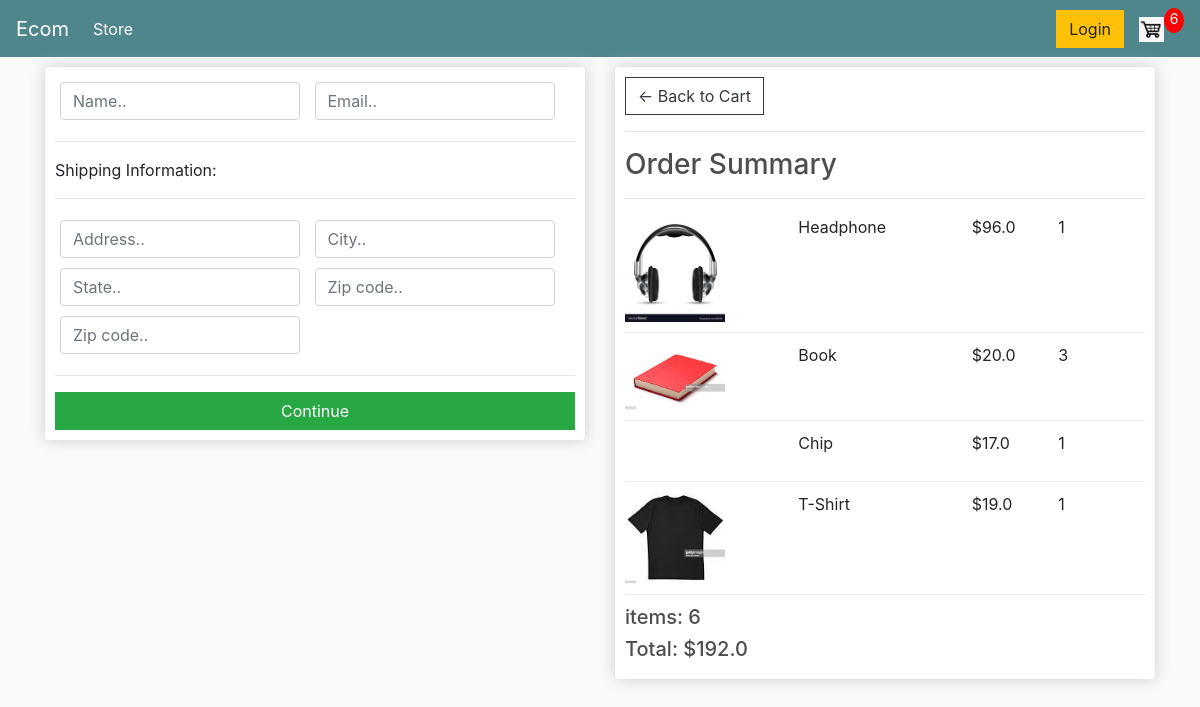
Screenshot of /checkout/ (signed in) with the database file from the repository.
### store/models.py (models this page shows, shortened)
class OrderItem(models.Model):
    product = models.ForeignKey(Product,on_delete=models.SET_NULL,blank=True,null=True)#foreignkey mtlb manytoone reltionship mtlb ak customer many order kr skta
    order = models.ForeignKey(Order,on_delete=models.SET_NULL,blank=True,null=True)#foreignkey mtlb manytoone reltionship mtlb ak customer many order kr skta
    quantity=models.IntegerField(default=0,null=True,blank=True)
    date_added = models.DateTimeField(auto_now_add=True)
    @property
    def get_total(self):
        total = self.product.price * self.quantity
        return total

class Product(models.Model):
    name = models.CharField(max_length=22,null=True)
    price = models.FloatField(max_length=22,null=True)
    digital = models.BooleanField(default=False,null=True,blank=False)
    image = models.ImageField(null=True,blank=True)
    @property
    def imageURL(self):
        try:
            url = self.image.url
        except:
            url = ''
        return url

class Order(models.Model):
    customer = models.ForeignKey(Customer,on_delete=models.SET_NULL,blank=True,null=True)#foreignkey mtlb manytoone reltionship mtlb ak customer many order kr skta
    date_orderd = models.DateTimeField(auto_now_add=True)
    complete = models.BooleanField(default=False,null=True,blank=False)
    transaction_id = models.CharField(max_length=200,null=True)
    @property
    def get_cart_total(self):
        orderitems = self.orderitem_set.all()
        total = sum([item.get_total for item in orderitems])
        return total
    @property
    def get_cart_items(self):
        orderitems = self.orderitem_set.all()
        total = sum([item.quantity for item in orderitems])
        return total

### store/views.py (the view)
# urls.py: path('checkout/',views.checkout,name="checkout"),
def checkout(request):
    if request.user.is_authenticated:
        customer = request.user.customer
        order, created = Order.objects.get_or_create(customer=customer, complete=False)
        items = order.orderitem_set.all()  # order is parent and orderitem is child
        cartItems = order.get_cart_items
    else:
        items = []
        order = {'get_cart_total':0,'get_cart_items':0,'shipping':False}
        cartItems = order['get_cart_items']
    context = {'items': items, 'order': order,'cartItems':cartItems}
    return render(request,'store/checkout.html',context)

### store/templates/store/checkout.html (shortened to what this page needs)
{% extends 'store/main.html' %}
{% load static %}
{% block content %}
     <div class="row">
		<div class="col-lg-6">
			<div class="box-element" id="form-wrapper">
				<form id="form">
					<div id="user-info">
						<div class="form-field">
							<input required class="form-control" type="text" name="name" placeholder="Name..">
						</div>
						<div class="form-field">
							<input required class="form-control" type="email" name="email" placeholder="Email..">
						</div>
					</div>
					<div id="shipping-info">
						<hr>
						<p>Shipping Information:</p>
						<hr>
						<div class="form-field">
							<input class="form-control" type="text" name="address" placeholder="Address..">
						</div>
						<div class="form-field">
							<input class="form-control" type="text" name="city" placeholder="City..">
						</div>
						<div class="form-field">
							<input class="form-control" type="text" name="state" placeholder="State..">
						</div>
						<div class="form-field">
							<input class="form-control" type="text" name="zipcode" placeholder="Zip code..">
						</div>
						<div class="form-field">
							<input class="form-control" type="text" name="country" placeholder="Zip code..">
						</div>
					</div>
					<hr>
					<input id="form-button" class="btn btn-success btn-block" type="submit" value="Continue">
				</form>
			</div>
			<br>
		</div>
		<div class="col-lg-6">
			<div class="box-element">
				<a  class="btn btn-outline-dark" href="{% url 'cart' %}">&#x2190; Back to Cart</a>
				<hr>
				<h3>Order Summary</h3>
				<hr>
				{% for item in items %}
				<div class="cart-row">
					<div style="flex:2"><img class="row-image" src="{{item.product.imageURL}}"></div>
					<div style="flex:2"><p>{{item.product.name}}</p></div>
					<div style="flex:1"><p>${{item.product.price}}</p></div>
					<div style="flex:1"><p>{{item.quantity}}</p></div>
				</div>
				{% endfor %}
				<h5>items: {{order.get_cart_items}}</h5>
				<h5>Total: ${{order.get_cart_total}}</h5>
			</div>
		</div>
	</div>
{% endblock content %}

### static/css/main.css (style rules this page uses)
body { background-color: hsl(0, 0%, 98%); }
h1,h2,h3,h4,h5,h6 { color:hsl(0, 0%, 30%); }
.box-element { box-shadow:hsl(0, 0%, 80%) 0 0 16px; background-color: #fff; border-radius: 4px; padding: 10px; }
.col-lg-4, .col-lg-6, .col-lg-8, .col-lg-12 { margin-top: 10px; }
.btn { border-radius: 0; }
.row-image { width: 100px; }
.form-field { width:250px; display: inline-block; padding: 5px; }
.cart-row { display: flex; align-items: flex-stretch; padding-bottom: 10px; margin-bottom: 10px; border-bottom: 1px solid #ececec; }

### rows the page displays
OrderItem: product.imageURL (picture), product.name "Headphone", product.price "96.0", quantity "1"
OrderItem: product.imageURL (picture), product.name "Book", product.price "20.0", quantity "3"
OrderItem: product.name "Chip", product.price "17.0", quantity "1"
OrderItem: product.imageURL (picture), product.name "T-Shirt", product.price "19.0", quantity "1"
Order: get_cart_items "6", get_cart_total "192.0"

### other values shown
{{ cartItems }} "6"
